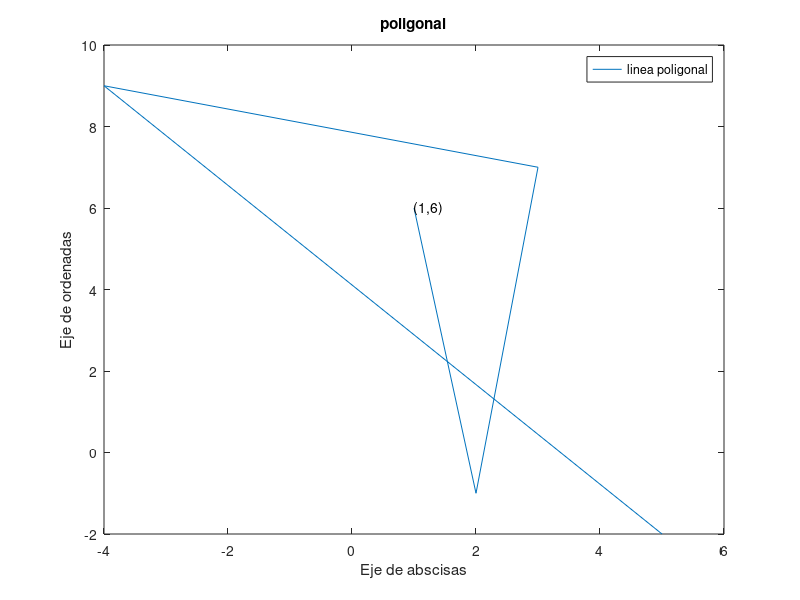
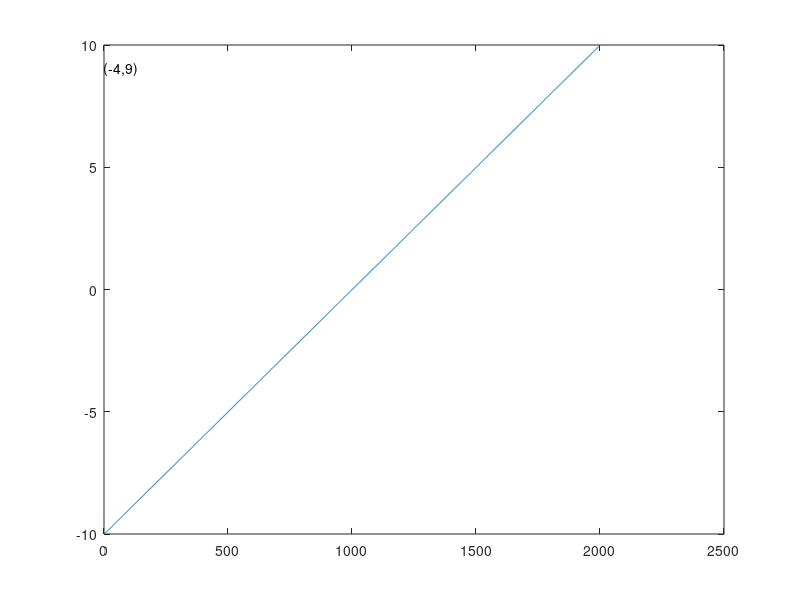

Here is the MATLAB script that generated these plots, in order:
%%ejercicio 1.1

(3^2 + 7) / 2
%%ans = 8
2^3 - (16 * (7 + 24/3)) / (2^4 * 5)
%%ans = 5
(625)^(1/4)
%%ans = 5.000
%%separando con ',' devuelve las dos evaluaciones
%%separando con ';' devuelve la ultima evaluacion (que no tiene ';' al final)
%%format long
%%format short
%%format rat

%%ejercicio 1.2
format short; 2/3, 1.44444
format long; 2/3, 1.44444
format long e; 2/3, 1.44444
format rat; 2/3, 1.44444

%%abs -> valor absoluto
%%rat -> cociente que aproxima el numero
%%sqrt -> raiz cuadrada
%%exp -> e^x
%%log -> logaritmo neperiano
%%log10 -> logaritmo base 10
%%log2 -> logaritmo base 2

%%sin -> seno
%%cos -> coseno
%%tan -> tangente
%%csc -> cosecante
%%sec -> secante
%%cot -> cotangente
%%asin -> arcoseno
%%acos -> arcocoseno
%%atan -> aroctangente

%%vectores
v = [3 6 2 1 5] %vector
v'              %vector columna

%%ejercicio 1.4
v = [3 6 2 7 1 5] %hace un vector v
v(3)              %devuelve la tercera posición del vector
v([2,4])          %devuelve las posiciones 2 y 4 del vector
zeros (1,5);      %hace un vector tamaño 5 con 5 ceros
                  %puede crear vectores / columnas / matrices de ceros
linspace(2, 10, 3)%devuelve un vector con tres posiciones
                  %con numeros equidistantes entre 2 y 10

%%operador dos puntos ->
%% v = primera componente[:incremento]:valor que determina la última componente
5:3:17
1/2:7/2

%%ejercicio 1.5
v = 3:-1.5:-4.5
v = linspace(3, -4.5, 6)
v([1 3 5])
v([1:2:6])

%%sum(v)
%%max(v)
%%min(v)
%%length(v)

%%ejercicio 1.6
v = [4 -sqrt(2) 2.5]
v.*v
v.^2

%%%ARREPRESENTAÇOM GRÂFICA
%% plot(x,y) dos vectores definidios con anterioridad, de misma longitud
x = [1 3]
y = [2 5]

plot(x,y)

x = [ 1 2 3 -4 5]
y = [6 -1 7 9 -2]

plot(x,y)

%%making the graphica pretty
title('poligonal')
xlabel('Eje de abscisas')
ylabel('Eje de ordenadas')
text(1,6,'(1,6)')
legend('linea poligonal')

%%making a BRAND NEW WINDOW
figure(2)
x = 0:pi/100:pi;
y = cos(x);
z = cos(3*x);
plot (x,y,x,z)

%%ejercicio 1.7
x = 0:pi/100:2*pi;    %define un vector x entre 0 y 2pi
y = sin(x);           %define un vector y como seno de x
plot(x,y)             %dibuja la gráfica de x frente a y
hold on               %hace que las siguientes órdenes aparezcan en la misma figura
z = cos(x);           %define un vector z como coseno de x
plot (x, z, 'r-.')    %dibuja la gráfica de x frente a z con la linea verde y discontinua
hold off              %deja de obligar a trabajar en ese espacio

t = 0:pi/180:2*pi;
x = cos(t);
y = sin(t);
plot(x,y);
%axis equal;
axis([-2 2 -2 2])
text(0,0,'(0,0) ciudadanos Kappa');

%%ejercicio 1.8
t = -10:1/100:10;
plot(t);
text(-4,9,'(-4,9)');